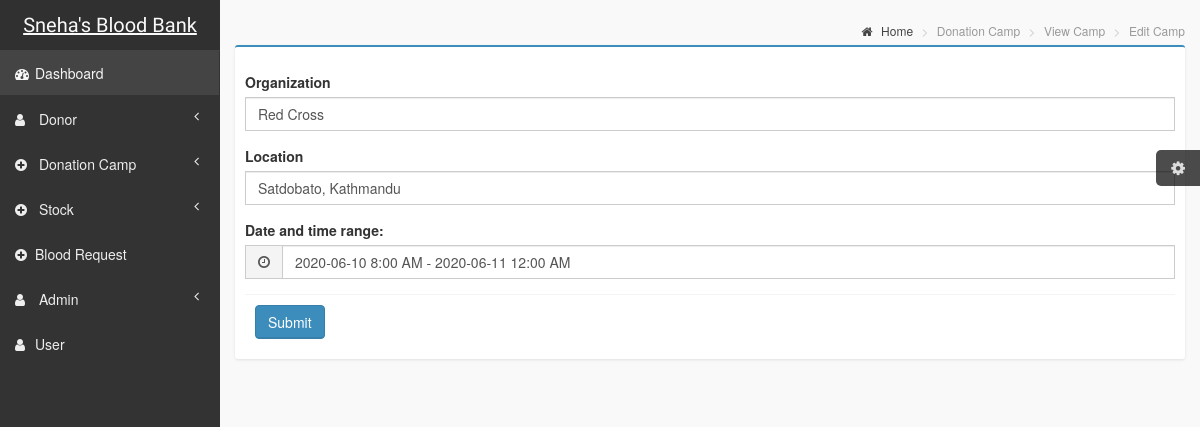
Screenshot of /superadmin/edit_camp.php?camp_id=40 with the database file from the repository.
### tables this page shows
CREATE TABLE `donation_camp` (
  `camp_id` int(11) NOT NULL,
  `organization` varchar(255) NOT NULL,
  `location` varchar(255) NOT NULL,
  `date_time` varchar(255) NOT NULL
);

### superadmin/edit_camp.php (the view, shortened to what this page needs)
<?php
include 'header.php';
include 'sidebar.php';
if (isset($_GET['camp_id'])) {
    $edit_camp = $connection->prepare("SELECT * FROM donation_camp WHERE camp_id = :camp_id");
    $edit_camp->execute($_GET);
    $donation_camp = $edit_camp->fetch();
}
?>
            <aside class="right-side">
                <section class="content-header">
                    <ol class="breadcrumb">
                        <li><a href="#"><i class="fa fa-home"></i> Home</a></li>
                        <li class="active">Donation Camp</li>
                        <li class="active">View Camp</li>
                        <li class="active">Edit Camp</li>
                    </ol>
                </section>
                <section class="content">
                    <div class="row">
                        <div class="col-xs-12">
                            <div class="box box-primary">
                                <form role="form" method="POST">
                                    <div class="box-body">
                                         <div class="form-group">
                                            <label for="organization1">Organization</label>
                                            <input type="text" name="new_organization" value="<?php echo $donation_camp['organization']?>" class="form-control" required>
                                        </div>
                                        <div class="form-group">
                                            <label for="location1">Location</label>
                                            <input type="location" name="new_location" value="<?php echo $donation_camp['location']?>" class="form-control" required>
                                        </div>
                                        <div class="form-group">
                                        <label>Date and time range:</label>
                                        <div class="input-group">
                                            <div class="input-group-addon">
                                                <i class="fa fa-clock-o"></i>
                                            </div>
                                         <input type="text" name="date_time" class="form-control pull-right" id="reservationtime" value="<?php echo $donation_camp['date_time'];?>" required>
                                        </div>
                                    </div>
                                    <div class="box-footer">
                                        <button type="submit" name="edits" value="edits" class="btn btn-primary">Submit</button>
                                    </div>
                                    </div>
                                </form>
                            </div>
                        </div>
                    </div>
                </section>
            </aside>

### css/AdminLTE.css (style rules this page uses)
html, body { overflow-x: hidden!important; font-family: 'Source Sans Pro', sans-serif; -webkit-font-smoothing: antialiased; min-height: 100%; background: #f9f9f9; }
a { color: #3c8dbc; }
.right-side, .left-side { min-height: 100%; display: block; }
.right-side { background-color: #f9f9f9; margin-left: 220px; }
.content { padding: 20px 15px; background: #f9f9f9; }
.right-side > .content-header { position: relative; padding: 15px 15px 10px 20px; }
.right-side > .content-header > .breadcrumb { float: right; background: transparent; margin-top: 0px; margin-bottom: 0; font-size: 12px; padding: 7px 5px; position: absolute; top: 15px; right: 10px; -webkit-border-radius: 2px; -moz-border-radius: 2px; border-radius: 2px; }
.right-side > .content-header > .breadcrumb > li > a { color: #444; text-decoration: none; }
.right-side > .content-header > .breadcrumb > li > a > .fa, .right-side > .content-header > .breadcrumb > li > a > .glyphicon, .right-side > .content-header > .breadcrumb > li > a > .ion { margin-right: 5px; }
.right-side > .content-header > .breadcrumb > li + li:before { content: '>\00a0'; }
.form-control { -webkit-border-radius: 0px !important; -moz-border-radius: 0px !important; border-radius: 0px !important; box-shadow: none; }
.input-group .input-group-addon { border-radius: 0; background-color: #f4f4f4; }
.box { position: relative; background: #ffffff; border-top: 2px solid #c1c1c1; margin-bottom: 20px; -webkit-border-radius: 3px; -moz-border-radius: 3px; border-radius: 3px; width: 100%; box-shadow: 0px 1px 3px rgba(0, 0, 0, 0.1); }
.box.box-primary { border-top-color: #3c8dbc; }
.box .box-body { padding: 10px; -webkit-border-top-left-radius: 0; -webkit-border-top-right-radius: 0; -webkit-border-bottom-right-radius: 3px; -webkit-border-bottom-left-radius: 3px; -moz-border-radius-topleft: 0; -moz-border-radius-topright: 0; -moz-border-radius-bottomright: 3px; -moz-border-radius-bottomleft: 3px; border-top-left-radius: 0; border-top-right-radius: 0; border-bottom-right-radius: 3px; border-bottom-left-radius: 3px; }
.box .box-footer { border-top: 1px solid #f4f4f4; -webkit-border-top-left-radius: 0; -webkit-border-top-right-radius: 0; -webkit-border-bottom-right-radius: 3px; -webkit-border-bottom-left-radius: 3px; -moz-border-radius-topleft: 0; -moz-border-radius-topright: 0; -moz-border-radius-bottomright: 3px; -moz-border-radius-bottomleft: 3px; border-top-left-radius: 0; border-top-right-radius: 0; border-bottom-right-radius: 3px; border-bottom-left-radius: 3px; padding: 10px; background-color: #ffffff; }
.btn { font-weight: 500; -webkit-border-radius: 3px; -moz-border-radius: 3px; border-radius: 3px; border: 1px solid transparent; -webkit-box-shadow: inset 0px -2px 0px 0px rgba(0, 0, 0, 0.09); -moz-box-shadow: inset 0px -2px 0px 0px rgba(0, 0, 0, 0.09); box-shadow: inset 0px -1px 0px 0px rgba(0, 0, 0, 0.09); }
.btn.btn-primary { background-color: #3c8dbc; border-color: #367fa9; }
.skin-black .right-side > .content-header { background: transparent; box-shadow: none; }

### rows the page displays
donation_camp: new_organization "Red Cross", new_location "Satdobato, Kathmandu", date_time "2020-06-10 8:00 AM - 2020-06-11 12:00 AM"
